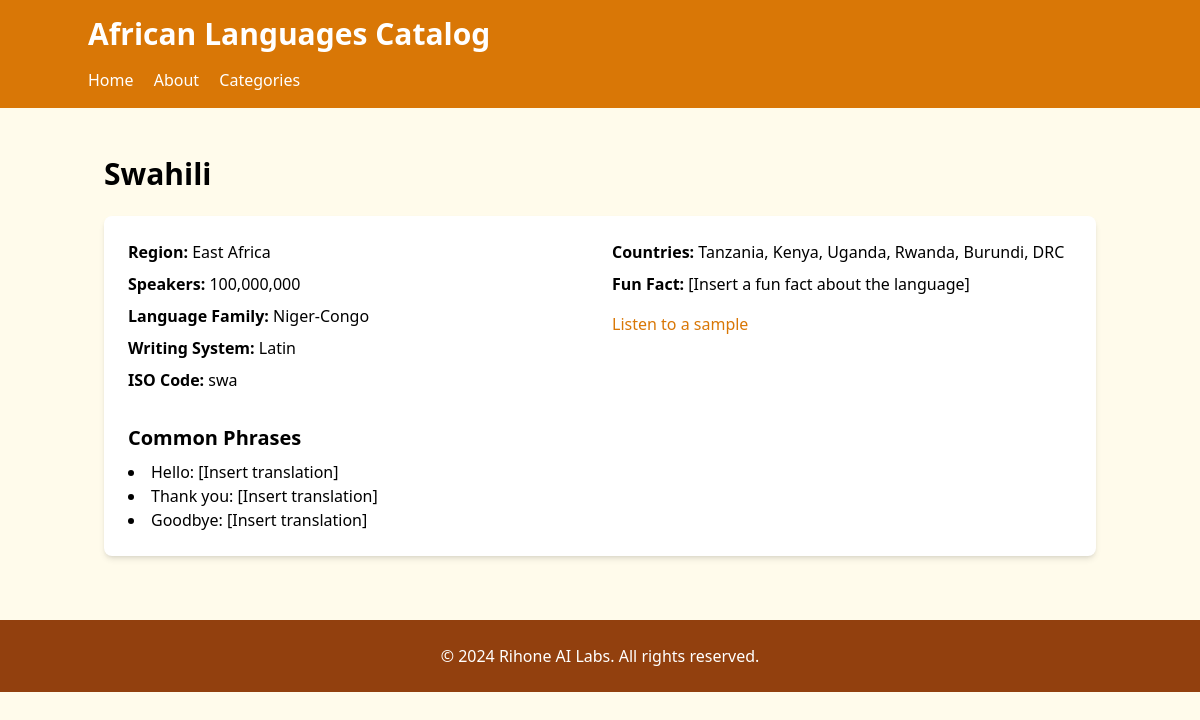
/language/1, run on the app's committed database.
### application.py (models this page shows, shortened)
class CatalogItem(db.Model):
    id = db.Column(db.Integer, primary_key=True)
    name = db.Column(db.String(100), nullable=False)  # Language name
    category = db.Column(db.String(50), nullable=False)  # Region where it's spoken
    speakers = db.Column(db.Integer)  # Number of speakers
    countries = db.Column(db.String(200))  # Countries where it's spoken
    language_family = db.Column(db.String(100))  # e.g., Niger-Congo, Afroasiatic
    writing_system = db.Column(db.String(100))  # e.g., Latin, Arabic, Ge'ez
    iso_code = db.Column(db.String(3))  # ISO 639-3 code
    created_at = db.Column(db.DateTime, default=datetime.utcnow)

### application.py (the view)
@app.route("/language/<int:language_id>")
def view_language(language_id):
    language = CatalogItem.query.get_or_404(language_id)
    return render_template("language.html", language=language)

### application.py (called while the page is built)
@app.template_filter("format_number")
def format_number(value):
    return f"{value:,}"

### templates/language.html (shortened to what this page needs)
<!DOCTYPE html>
<html lang="en">
<head>
    <script src="https://cdn.tailwindcss.com"></script>
</head>
<body class="bg-amber-50">
    <header class="bg-amber-600 text-white p-4">
        <div class="container mx-auto">
            <h1 class="text-3xl font-bold">African Languages Catalog</h1>
            <nav class="mt-4">
                <a href="/" class="mr-4 hover:underline">Home</a>
                <a href="/about" class="mr-4 hover:underline">About</a>
                <a href="/#categories" class="hover:underline">Categories</a>
            </nav>
        </div>
    </header>
    <main class="container mx-auto mt-8 p-4">
        <h2 class="text-3xl font-semibold mb-6">{{ language.name }}</h2>
        <div class="bg-white rounded-lg shadow-md overflow-hidden p-6">
            <div class="grid grid-cols-1 md:grid-cols-2 gap-6">
                <div>
                    <p class="mb-2"><strong>Region:</strong> {{ language.category }}</p>
                    <p class="mb-2"><strong>Speakers:</strong> {{ language.speakers | format_number }}</p>
                    <p class="mb-2"><strong>Language Family:</strong> {{ language.language_family }}</p>
                    <p class="mb-2"><strong>Writing System:</strong> {{ language.writing_system }}</p>
                    <p class="mb-2"><strong>ISO Code:</strong> {{ language.iso_code }}</p>
                </div>
                <div>
                    <p class="mb-2"><strong>Countries:</strong> {{ language.countries }}</p>
                    <p class="mb-4"><strong>Fun Fact:</strong> [Insert a fun fact about the language]</p>
                    <a href="#" class="text-amber-600 hover:underline">Listen to a sample</a>
                </div>
            </div>
            <div class="mt-6">
                <h3 class="text-xl font-semibold mb-2">Common Phrases</h3>
                <ul class="list-disc list-inside">
                    <li>Hello: [Insert translation]</li>
                    <li>Thank you: [Insert translation]</li>
                    <li>Goodbye: [Insert translation]</li>
                </ul>
            </div>
        </div>
    </main>
    <footer class="bg-amber-800 text-white mt-12 py-6">
        <div class="container mx-auto text-center">
            <p>&copy; 2024 Rihone AI Labs. All rights reserved.</p>
        </div>
    </footer>
</body>
</html>

### data on the page
CatalogItem: name "Swahili", category "East Africa", speakers "100,000,000", language_family "Niger-Congo", writing_system "Latin", iso_code "swa", countries "Tanzania, Kenya, Uganda, Rwanda, Burundi, DRC"
